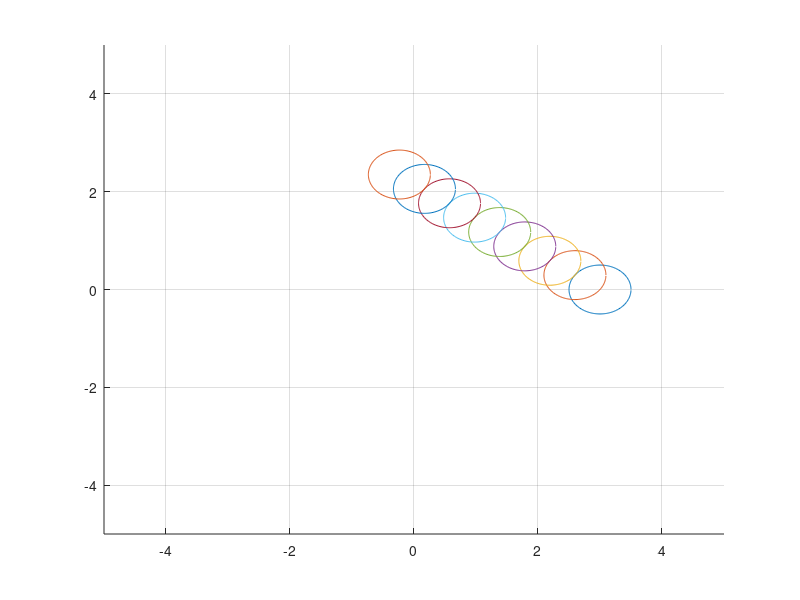

Here is the MATLAB script that generated this plot:
clc
clear

grid on
hold on
axis([-5 5 -5 5])

t=[0,1,2,3,4,5,6,7,8];
p = linspace(0, 2*pi, 181)';
p(end) = [];
for i=1:length(t)
    x =-cos(pi/5)*t(i)+ cos(p);     
    y =sin(pi/5)*t(i)+ sin(p);
    plot(3+0.5*x,0.5*y);
end